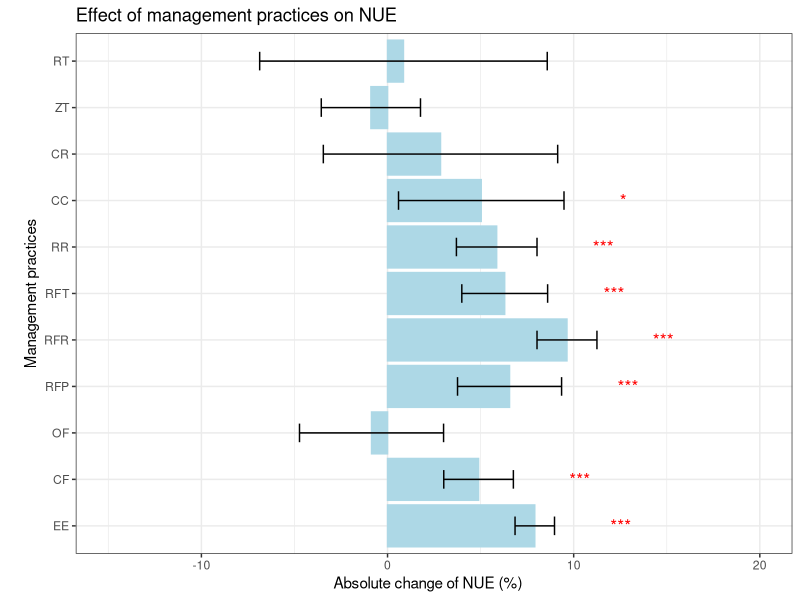
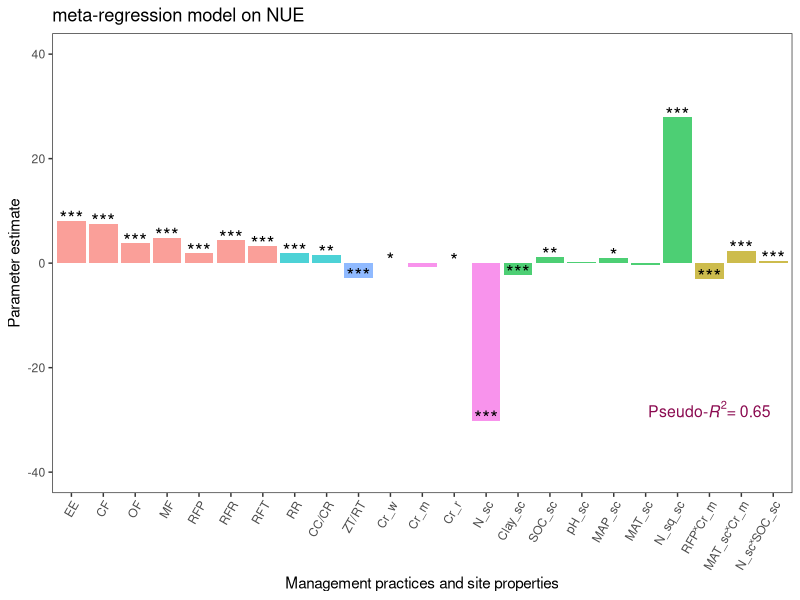

Write R code to recreate these figures, in order.
# Figure 2

# require packages
require(readxl);require(data.table); require(ggplot2);library(ggpubr)

# read in the excel sheet for the data
metaresult_group<- readxl::read_xlsx('articles/ncoms23/Source Data.xlsx',sheet = "Figure2")
metaresult_group <- as.data.table(metaresult_group)

# subset the dataset
mydata <- metaresult_group[Vari=='NUE' & `Group type` == 'Data']

# make the plot (a)
p1 <- ggplot(data = metaresult_group[Vari=='NUE' & `Group type` == 'Data' & grepl('Prima',Group)],
             aes(x=Management,y=mean)) +
      geom_hline(yintercept=0,linetype = "dashed",linewidth=0.3)+
      geom_errorbar(position=position_dodge(0.7),aes(ymin = ci.lb, ymax = ci.ub), width=0.3,size=0.8)+
      geom_point(position=position_dodge(0.7), size=4, stroke = 0.5,shape = 21) +
      #scale_shape_manual(values=c("Meta-analytical data (ROM)"=21,"Primary data (ROM)"=24))+
      geom_text(aes(x = Management, y = ci.ub +6, label = n),
                position = position_dodge(width = 0.7),vjust = 0, hjust=0.5,
                size = 4.5, check_overlap = FALSE)+
      scale_x_discrete(limits=rev(c("Reduced tillage","No tillage","Crop rotation",
                                    "Cover cropping","Residue retention","Fertilizer timing",
                                    "Fertilizer rate","Fertilizer placement","Organic fertilizer",
                                    "Combined fertilizer","Enhanced efficiency")),
                       labels = rev(c("RT","ZT","ROT","CC","RES","RFT","RFR","RFP","OF","CF","EE")))+

      scale_y_continuous(limits=c(-70,120), breaks = c(-50,0,50,100))+
      labs(x = "Management practice", y = "Relative change of NUEr (%)",colour = 'black')+
      theme_bw()+
      theme(legend.title = element_blank(),
            legend.direction = "horizontal",
            legend.position=c(0.3,0.1),
            legend.key = element_rect(fill = "white",size = 1.5),
            legend.key.width = unit(0.4,"lines"),
            legend.key.height = unit(0.5,"lines"),
            legend.background = element_blank(),
            legend.text=element_text(colour = 'black', size=18),
            panel.grid.major = element_blank(),
            panel.grid.minor = element_blank(),
            axis.title=element_text(size=20, colour = 'black', face='bold'),
            axis.title.x=element_blank(),
            axis.text.y = element_text(colour = 'black', size = 22),
            axis.text.x = element_text(colour = 'black', size = 22, hjust = 0.5, vjust = 0.5))






mydata <- metaresult_group[Vari=='NUE' & `Group type` == 'Method']
mydata[,pval :=fifelse(ci.lb >0 & ci.ub >0,'*','')]
mydata[,pval :=fifelse(ci.lb >3 & ci.ub >3,'***',pval)]


metaresult_group[,pval :=fifelse(ci.lb >0 & ci.ub >0,'*','')]
metaresult_group[,pval :=fifelse(ci.lb >3 & ci.ub >3,'***',pval)]

# make the plot (b)
p2 <- ggplot(data = metaresult_group[Vari=='NUE' & `Group type` == 'Method' & grepl('Method2',Group)],
             aes(y=Management,x=mean)) +
      geom_bar(aes(x = mean, y = Management), stat = "identity", color='lightblue', fill = 'lightblue') +
      geom_errorbar(aes(y = Management, xmin = ci.lb, xmax = ci.ub), width = 0.4) +

      geom_text(aes(y = Management, x = ci.ub + 3, label = pval),col='red',
                position = position_dodge(width = 0.7),vjust = 0.5,
                hjust=0, size = 4.5, check_overlap = FALSE)+
      scale_y_discrete(limits=rev(c("Reduced tillage","No tillage","Crop rotation",
                                    "Cover cropping","Residue retention","Fertilizer timing",
                                    "Fertilizer rate","Fertilizer placement","Organic fertilizer",
                                    "Combined fertilizer","Enhanced efficiency")),
                       labels = rev(c("RT","ZT","CR","CC","RR","RFT","RFR","RFP","OF","CF","EE")))+
      scale_x_continuous(limits=c(-15,20), breaks = c(-10,0,10,20))+
      labs(y = "\nManagement practices", x = "Absolute change of NUE (%)   ",colour = 'black')+
      theme_bw()+
      ggtitle('Effect of management practices on NUE')

# save the plot
ggsave(plot = p2, file = "products/240816_figure_1_new.png",width = 180,height = 0.5*270, units = "mm")


# -----


# load in the data
d2 <- readxl::read_xlsx('articles/ncoms23/Source Data.xlsx',sheet ="Figure3b")
d2 <- as.data.table(d2)
d2[grepl('RES',Moderator1),Moderator1 := 'RR']
d2[grepl('CC/ROT',Moderator1),Moderator1 := 'CC/CR']

# set moderater levels
d2$Moderator1 <- factor(d2$Moderator1,
                        levels = c("EE","CF","OF", "MF","RFP",
                                  "RFR","RFT", "RR","CC/CR","ZT/RT",
                                   "Cr_w","Cr_m","Cr_r","N_sc","Clay_sc",
                                  "SOC_sc","pH_sc","MAP_sc","MAT_sc",
                                  "N_sq_sc","RFP˟Cr_m","MAT_sc˟Cr_m","N_sc˟SOC_sc"))
d2$colorfactor <- c("#66c2a5", "#66c2a5", "#66c2a5",
                    "#66c2a5", "#66c2a5", "#66c2a5",
                    "#66c2a5", "#e78ac3",
                    "#e78ac3","#fb8072", "#fdbf6f",
                    "#fdbf6f", "#fdbf6f", "#fdbf6f","#bebada",
                    "#bebada","#bebada","#bebada","#bebada","#bebada","#a6d854",
                    "#a6d854", "#a6d854")

# plot the figure (b)
p2 <- ggplot(d2,aes(x = Moderator1, y = Parameter_estimate))+
      geom_bar(stat = "identity", aes(fill = colorfactor), alpha = 0.7,show.legend = F)+
      xlab("Management practices and site properties")+  ylab("Parameter estimate")+
      annotate("text",x = d2$Moderator1[c(1:8,10,14,15,20:23)],y = d2$Parameter_estimate[c(1:8,10,14,15,20:23)]+0.5,label='***',size=5)+
      annotate("text",x = d2$Moderator1[c(9,16)],y = d2$Parameter_estimate[c(9,16)]+0.5,label='**',size=5)+
      annotate("text",x = d2$Moderator1[c(11,13,18)],y = d2$Parameter_estimate[c(11,13,18)]+0.5,label='*',size=5)+
      annotate("text",x = d2$Moderator1[c(12,17,19)],y = d2$Parameter_estimate[c(12,17,19)]+0.5,label='',size=5)+
      ggtitle('meta-regression model on NUE')+ theme_bw()+
      annotate("text",x=21,y=-28,label= expression(paste("Pseudo-",italic(R^2),"= 0.65")), size=4, colour="deeppink4")+
      theme(axis.text.x = element_text(angle = 60, hjust = 1),
            panel.grid = element_blank(),
            legend.position = "none") + ylim(-40,40)


ggsave(plot = p2, file = "products/240704_figure_2_new.png", width = 180, height = 210/3, units = "mm")
